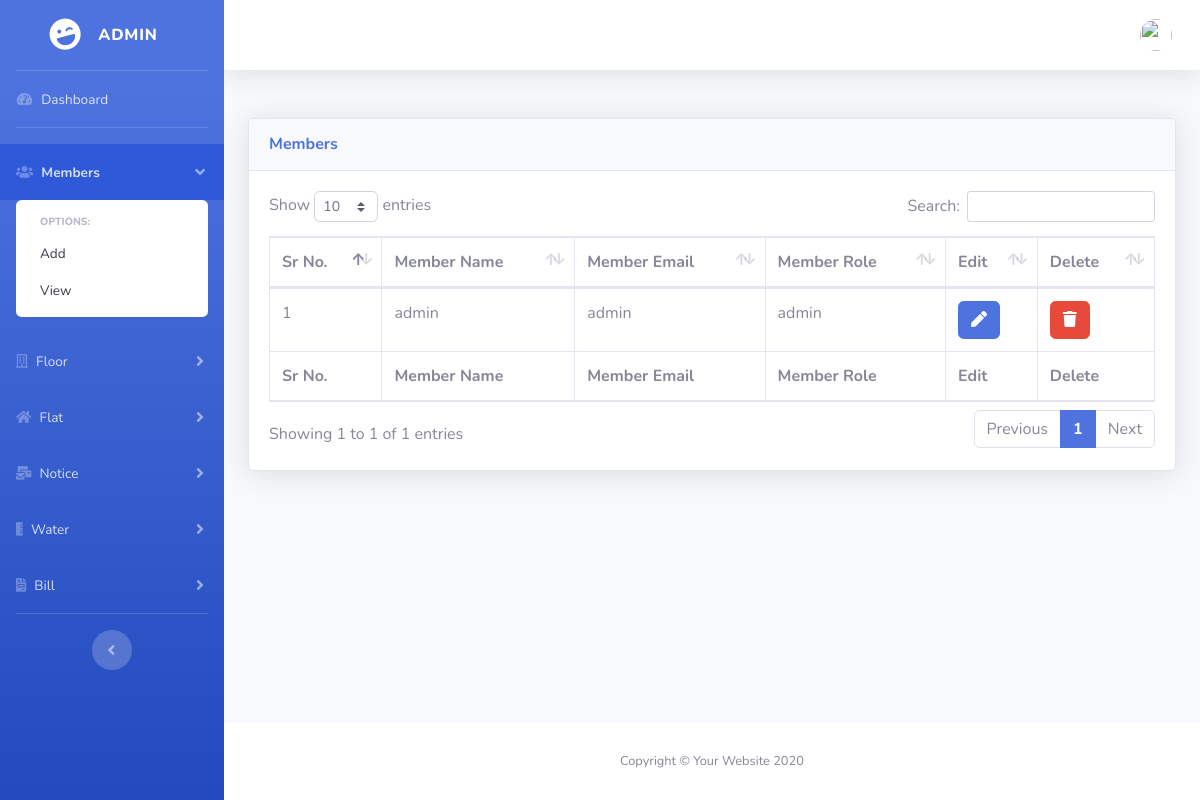
The app's page /admin/membersold.php (signed in) with its own data.
### tables this page shows
CREATE TABLE `members` (
  `id` int(11) NOT NULL,
  `member_name` varchar(255) NOT NULL,
  `member_email` varchar(255) NOT NULL,
  `member_password` varchar(255) NOT NULL,
  `member_role` varchar(255) NOT NULL DEFAULT 'Visitor',
  `created_at` datetime NOT NULL,
  `updated_at` datetime NOT NULL
);

### admin/classes/Database.php (called while the page is built, shortened)
<?php
    class Database{
        private $host;
        private $username;
        private $password;
        private $database;
        private $connection;
        public function __construct(){
            $this->host = "localhost";
            $this->username = "root";
            $this->password = "";
            $this->database = "societymanagement";
        }
        public function connectDB(){
            $this->connection = new mysqli($this->host, $this->username, $this->password);
            $db_selected = $this->connection->select_db($this->database);
        }
        public function getConnection(){
            return $this->connection;
        }
    }
    $database = new Database();
?>

### admin/classes/Session.php (called while the page is built, shortened)
<?php
class Session {
    public static function isSessionStart(){
        if(isset($_SESSION['login'])){
            return true;
        } else{
            return false;
        }
    }
}

### admin/classes/User.php (called while the page is built, shortened)
<?php
    include_once("Database.php");
    include_once("Session.php");
    class User{
        private $connection;
        public function __construct(){
            global $database;
            $this->connection = $database->getConnection();
        }
        public function readAllMembers(){
            $result_set = $this->connection->query("SELECT * FROM members");
            return $result_set;
        }
    }
?>

### admin/includes/members/view-member.php (the view, shortened to what this page needs)
<?php
    $user = new User();
?>
<div class="card shadow mb-4">
    <div class="card-header py-3">
        <h6 class="m-0 font-weight-bold text-primary">Members</h6> </div>
    <div class="card-body">
        <div class="table-responsive">
            <table class="table table-bordered" id="dataTable" width="100%" cellspacing="0">
                <thead>
                    <tr>
                        <th>Sr No.</th>
                        <th>Member Name</th>
                        <th>Member Email</th>
                        <th>Member Role</th>
                        <?php
                            if($user_role == 'admin'){
                        ?>
                        <th>Edit</th>
                        <th>Delete</th>
                        <?php
                            }
                        ?>
                    </tr>
                </thead>
                <tfoot>
                    <tr>
                        <th>Sr No.</th>
                        <th>Member Name</th>
                        <th>Member Email</th>
                        <th>Member Role</th>
                        <?php
                            if($user_role == 'admin'){
                        ?>
                        <th>Edit</th>
                        <th>Delete</th>
                        <?php
                            }
                        ?>
                    </tr>
                </tfoot>
                 <tbody>
                  <?php
                        $id = 0;
                        $allMembers = $user->readAllMembers();
                        while($row = mysqli_fetch_assoc($allMembers)){
                            $id = $id+1;
                            $member_id = $row['id'];
                            $member_name = $row['member_name'];
                            $member_email = $row['member_email'];
                            $member_role = $row['member_role'];
                            echo "<tr>";
                            echo "<td>$id</td>";
                            echo "<td>$member_name</td>";
                            echo "<td>$member_email</td>";
                            echo "<td>$member_role</td>";
                            if($user_role == 'admin'){
                                echo "<td><a href='member.php?source=edit_member&mid=$member_id' class='btn btn-primary'><span class='fa fa-pen'></span> </a></td> ";
                                echo "<td><button type='button' class='btn btn-danger delete-member' data-member-id='$member_id'> <span class='fa fa-trash'></span></button></td>";
                            }
                            echo "</tr>";
                        }
                    ?>
                </tbody>
            </table>
        </div>
    </div>
</div>

### records on screen
members: member_name "admin", member_email "admin", member_role "admin"
